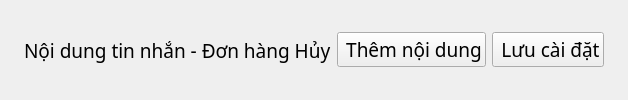
                            <widget class="QFrame" name="frameTitleOrderCancel">
                             <property name="sizePolicy">
                              <sizepolicy hsizetype="Preferred" vsizetype="Maximum">
                               <horstretch>0</horstretch>
                               <verstretch>0</verstretch>
                              </sizepolicy>
                             </property>
                             <property name="styleSheet">
                              <string notr="true"/>
                             </property>
                             <property name="frameShape">
                              <enum>QFrame::NoFrame</enum>
                             </property>
                             <property name="frameShadow">
                              <enum>QFrame::Raised</enum>
                             </property>
                             <property name="lineWidth">
                              <number>5</number>
                             </property>
                             <property name="midLineWidth">
                              <number>20</number>
                             </property>
                             <layout class="QHBoxLayout" name="horizontalLayout_20">
                              <property name="leftMargin">
                               <number>24</number>
                              </property>
                              <property name="topMargin">
                               <number>24</number>
                              </property>
                              <property name="rightMargin">
                               <number>24</number>
                              </property>
                              <property name="bottomMargin">
                               <number>24</number>
                              </property>
                              <item>
                               <widget class="QLabel" name="label_10">
                                <property name="font">
                                 <font>
                                  <family>Nunito</family>
                                  <pointsize>14</pointsize>
                                  <weight>50</weight>
                                  <italic>false</italic>
                                  <bold>false</bold>
                                 </font>
                                </property>
                                <property name="styleSheet">
                                 <string notr="true"/>
                                </property>
                                <property name="text">
                                 <string>Nội dung tin nhắn - Đơn hàng Hủy</string>
                                </property>
                                <property name="alignment">
                                 <set>Qt::AlignLeading|Qt::AlignLeft|Qt::AlignVCenter</set>
                                </property>
                               </widget>
                              </item>
                              <item>
                               <widget class="QPushButton" name="addTextOrderCancel">
                                <property name="maximumSize">
                                 <size>
                                  <width>200</width>
                                  <height>16777215</height>
                                 </size>
                                </property>
                                <property name="font">
                                 <font>
                                  <family>Nunito</family>
                                  <pointsize>14</pointsize>
                                  <weight>50</weight>
                                  <italic>false</italic>
                                  <bold>false</bold>
                                 </font>
                                </property>
                                <property name="text">
                                 <string> Thêm nội dung</string>
                                </property>
                                <property name="icon">
                                 <iconset>
                                  <normaloff>:/img/btn_add.png</normaloff>:/img/btn_add.png</iconset>
                                </property>
                               </widget>
                              </item>
                              <item>
                               <widget class="QPushButton" name="btnSaveOrderCancel">
                                <property name="sizePolicy">
                                 <sizepolicy hsizetype="Maximum" vsizetype="Maximum">
                                  <horstretch>0</horstretch>
                                  <verstretch>0</verstretch>
                                 </sizepolicy>
                                </property>
                                <property name="minimumSize">
                                 <size>
                                  <width>0</width>
                                  <height>0</height>
                                 </size>
                                </property>
                                <property name="maximumSize">
                                 <size>
                                  <width>16777215</width>
                                  <height>16777215</height>
                                 </size>
                                </property>
                                <property name="font">
                                 <font>
                                  <family>Nunito</family>
                                  <pointsize>14</pointsize>
                                  <weight>50</weight>
                                  <italic>false</italic>
                                  <bold>false</bold>
                                 </font>
                                </property>
                                <property name="styleSheet">
                                 <string notr="true"/>
                                </property>
                                <property name="text">
                                 <string> Lưu cài đặt</string>
                                </property>
                                <property name="icon">
                                 <iconset>
                                  <normaloff>:/icon/cil-save.png</normaloff>:/icon/cil-save.png</iconset>
                                </property>
                                <property name="iconSize">
                                 <size>
                                  <width>20</width>
                                  <height>20</height>
                                 </size>
                                </property>
                                <property name="checkable">
                                 <bool>false</bool>
                                </property>
                               </widget>
                              </item>
                             </layout>
                            </widget>
